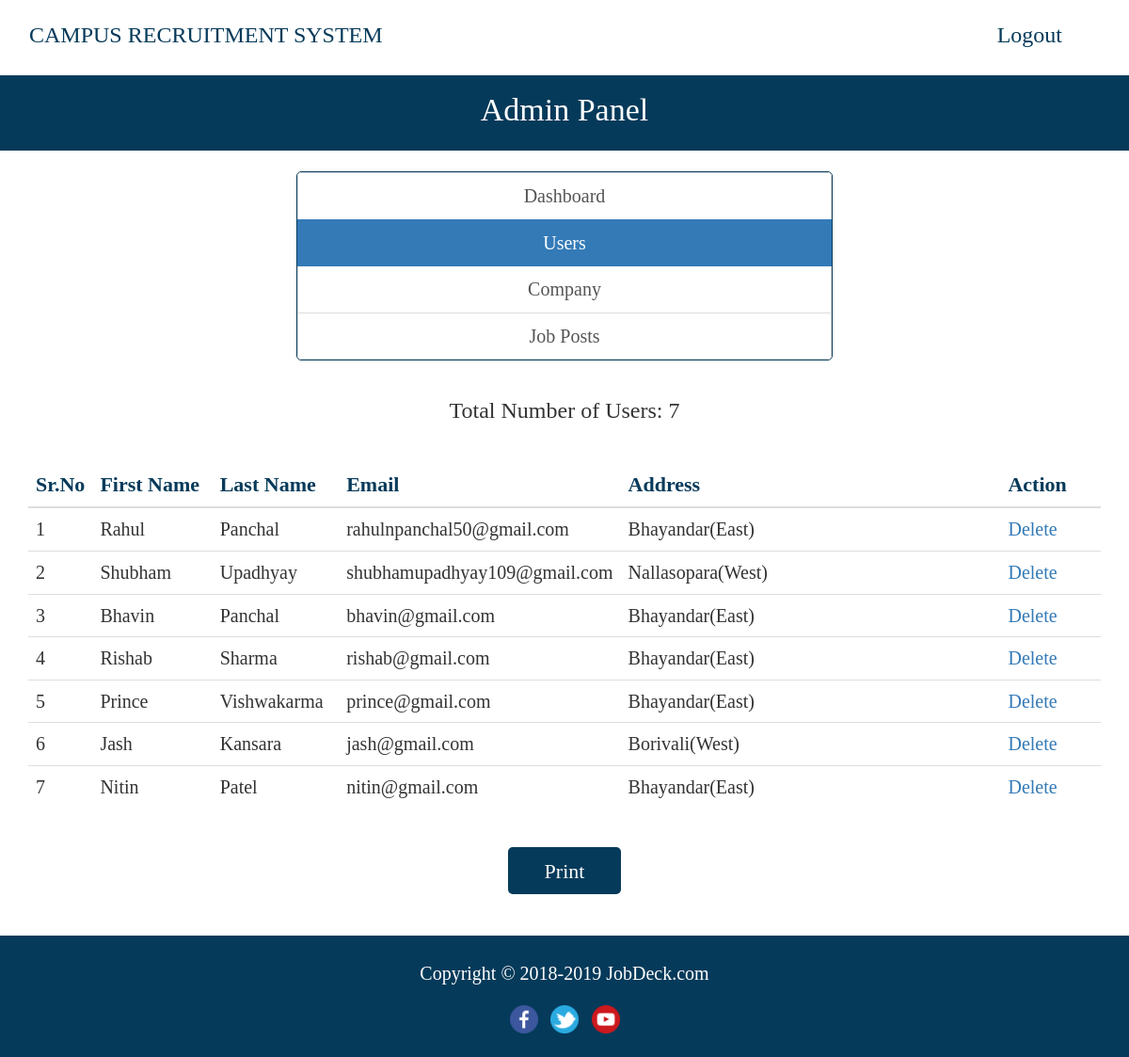
Page /admin/user.php (signed in) on the committed database.
### tables this page shows
CREATE TABLE IF NOT EXISTS `users` (
  `id_user` int(11) NOT NULL AUTO_INCREMENT,
  `firstname` varchar(255) NOT NULL,
  `lastname` varchar(255) NOT NULL,
  `email` varchar(255) NOT NULL,
  `password` varchar(255) NOT NULL,
  `address` text,
  `city` varchar(255) DEFAULT NULL,
  `state` varchar(255) DEFAULT NULL,
  `contactno` varchar(255) DEFAULT NULL,
  `qualification` varchar(255) DEFAULT NULL,
  `stream` varchar(255) DEFAULT NULL,
  `passingyear` varchar(255) DEFAULT NULL,
  `dob` varchar(255) DEFAULT NULL,
  `age` varchar(255) DEFAULT NULL,
  `designation` varchar(255) DEFAULT NULL,
  `resume` varchar(255) DEFAULT NULL,
  PRIMARY KEY (`id_user`),
  UNIQUE KEY `email` (`email`)
);

### admin/user.php (the view, shortened to what this page needs)
<?php
require_once("../db.php");
?>
<!DOCTYPE html>
<html lang="en">
  <head>
    <link rel="stylesheet" href="https://maxcdn.bootstrapcdn.com/bootstrap/3.3.7/css/bootstrap.min.css">
  </head>
  <body>
    <font face="calibri">
    <section>
  <div class="container">
  <div class="row">
  <header>
    <nav class="navbar navbar-default" style="margin-bottom: 0; height: 80px; background-color: white; border-color: transparent;">
      <div class="container-fluid">
        <div class="navbar-header">
          <a class="navbar-brand" style="font-size: 24px; color: #053a5a; line-height: 42px;" href="index.php">CAMPUS RECRUITMENT SYSTEM</a>
        </div>
        <div class="collapse navbar-collapse" id="bs-example-navbar-collapse-1">
          <ul class="nav navbar-nav navbar-right">
            <li style="padding-right: 25px;"><a href="../logout.php" style="font-size: 24px; color: #053a5a; line-height: 42px;">Logout</a></li>
          </ul>
        </div>
      </div>
    </nav>
  </header>
  </div>
  </div>
  </section>
      <div style="background-color: #053a5a; height: 80px;">
    <p style="font-size: 34px; color: white; text-align: center; line-height: 73px;">Admin Panel</p>
  </div>
  <br>
    <div class="container">
      <div class="row">
        <div class="col-md-12" align="center">
          <div class="list-group" align="center" style="width: 50%; border: 1px solid #053a5a; border-radius: 5px;">
            <a href="dashboard.php" class="list-group-item" style="font-size: 20px;">Dashboard</a>
            <a href="user.php" class="list-group-item active" style="font-size: 20px;">Users</a>
            <a href="company.php" class="list-group-item" style="font-size: 20px;">Company</a>
            <a href="job-posts.php" class="list-group-item" style="font-size: 20px;">Job Posts</a>
          </div>
        </div>
        <br>
        <div class="col-md-12" align="center" style="font-size: 22px;" id="print">
        <?php
          $sql = "SELECT * FROM users";
          $result = $conn->query($sql);
          if($result->num_rows > 0) {
            echo '<h3>Total Number of Users: ' . $result->num_rows . '</h3>';
          }
        ?>
        <br>
          <table class="table">
            <thead>
              <th style="font-size: 22px; color: #053a5a; width: 6%">Sr.No</th>
              <th style="font-size: 22px; color: #053a5a; width: 12%">First Name</th>
              <th style="font-size: 22px; color: #053a5a; width: 12%">Last Name</th>
              <th style="font-size: 22px; color: #053a5a; width: 19%">Email</th>
              <th style="font-size: 22px; color: #053a5a; width: 41%">Address</th>
              <th style="font-size: 22px; color: #053a5a; width: 10%">Action</th>
            </thead>
            <tbody>
              <?php
                $sql = "SELECT * FROM users";
                $result = $conn->query($sql);
                if($result->num_rows > 0) {
                  $i = 0;
                  while($row = $result->fetch_assoc()) {
                    ?>
                      <tr>
                        <td style="font-size: 20px;"><?php echo ++$i; ?></td>
                        <td style="font-size: 20px;"><?php echo $row['firstname']; ?></td>
                        <td style="font-size: 20px;"><?php echo $row['lastname']; ?></td>
                        <td style="font-size: 20px;"><?php echo $row['email']; ?></td>
                        <td style="font-size: 20px;"><?php echo $row['address']; ?></td>
                        <td style="font-size: 20px;"><a href="delete-user.php?id=<?php echo $row['id_user']; ?>">Delete</a></td>
                      </tr>
                    <?php
                  }
                }
              ?>
            </tbody>
          </table>
        </div>
      </div>
    </div>
  </div></div><br>
  <div align="center">
  <button onclick="printDiv('print')" style="background-color: #053a5a; width: 120px; height: 50px; padding-left: 10px; padding-right: 10px; font-size: 22px; color:white; border-color: transparent; border-radius: 5px;">Print</button>
</div>
  <br><br>
      <footer id="footer" style="background-color: #053a5a; height: 80px;">
    <p style="color:white; font-size: 20px; line-height: 80px; text-align: center;">
      Copyright &copy; 2018-2019 <a href="index.php" style="color:white;">JobDeck.com </a>
    </p>
    <div align="center" style="background-color: #053a5a; margin-top: -1.4%; height: 55px;">
      <a href="https://www.facebook.com/TataConsultancyServices" target="_blank"><img src="../img/facebook.png" style="width: 30px; height: 30px; margin-left: 5px; margin-right: 5px;" /></a>
      <a href="https://www.twitter.com/tcs" target="_blank"><img src="../img/twitter.png" style="width: 30px; height: 30px; margin-left: 5px; margin-right: 5px;" /></a>
      <a href="https://www.youtube.com/channel/UCaHyiyvJp4hhPNhIU7r9uqg" target="_blank"><img src="../img/youtube.png" style="width: 30px; height: 30px; margin-left: 5px; margin-right: 5px;" /></a>
    </div>
  </footer>
  </body>
</html>

### rows in the picture
users: firstname "Rahul", lastname "Panchal", email "rahulnpanchal50@gmail.com", address "Bhayandar(East)"
users: firstname "Shubham", lastname "Upadhyay", email "shubhamupadhyay109@gmail.com", address "Nallasopara(West)"
users: firstname "Bhavin", lastname "Panchal", email "bhavin@gmail.com", address "Bhayandar(East)"
users: firstname "Rishab", lastname "Sharma", email "rishab@gmail.com", address "Bhayandar(East)"
users: firstname "Prince", lastname "Vishwakarma", email "prince@gmail.com", address "Bhayandar(East)"
users: firstname "Jash", lastname "Kansara", email "jash@gmail.com", address "Borivali(West)"
users: firstname "Nitin", lastname "Patel", email "nitin@gmail.com", address "Bhayandar(East)"

### other values in the picture
$result->num_rows "7"
